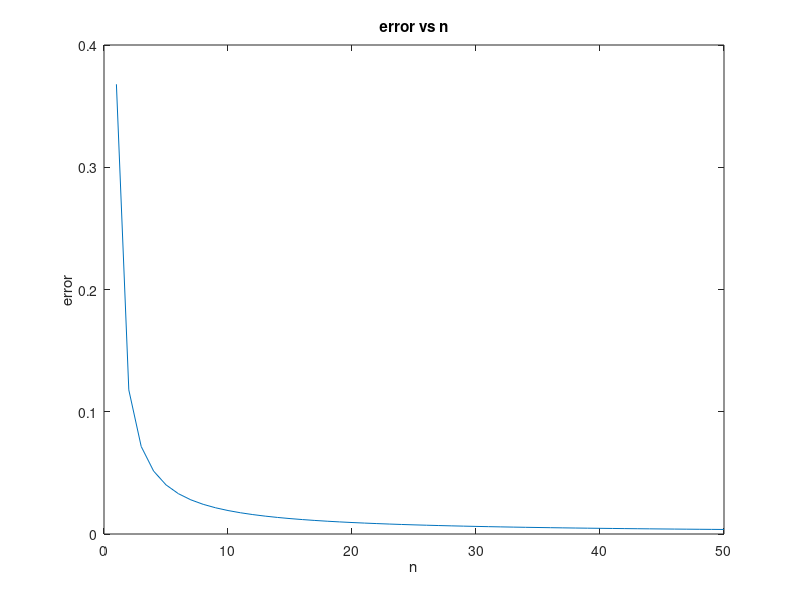

The MATLAB script that drew this image:
%HW3 09212023 GCD5005 PeterHunsader

clear;

%Question 1
for i = 1:50;
   difference=(exp(-1))-(1-(1/i))^i;
   n(i)=i;
   error(i)=difference;
end;

plot(n,error);
title('error vs n');
xlabel('n');
ylabel('error');
